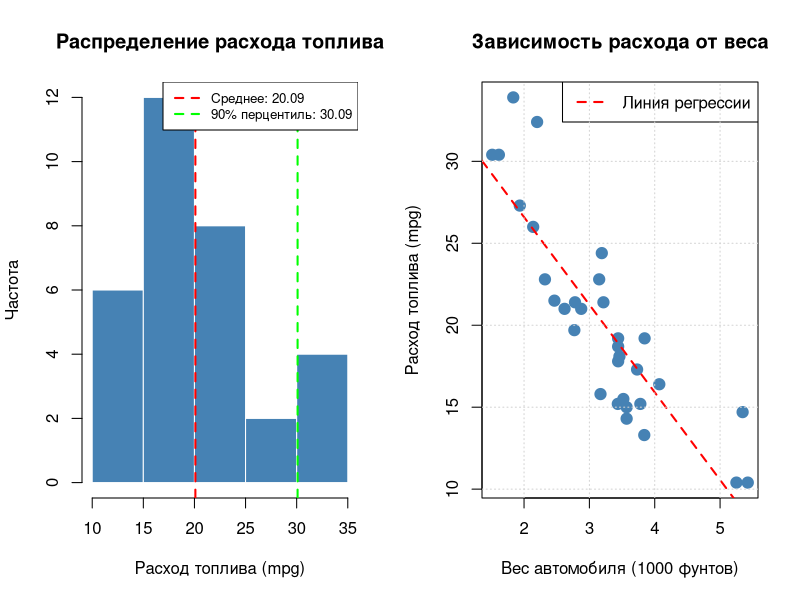
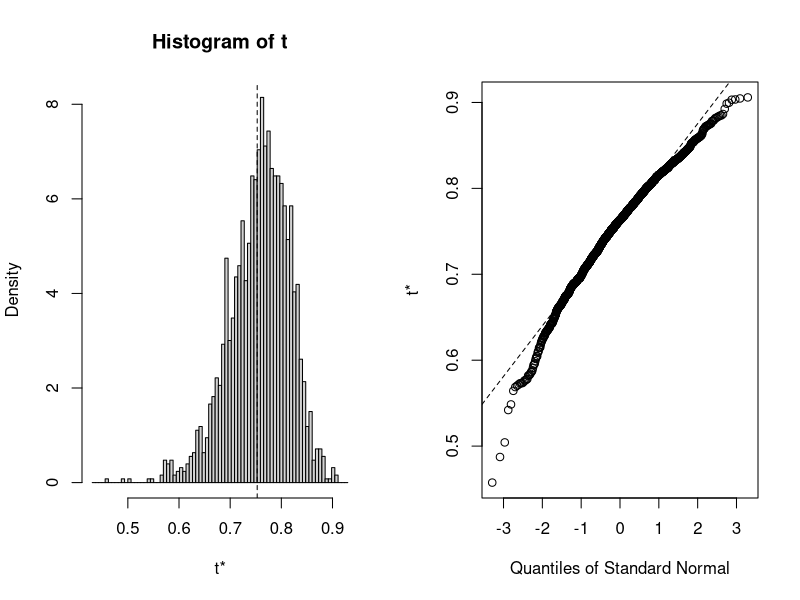

These figures' R source, in order:
## ---- chunk 1
knitr::opts_chunk$set(echo = TRUE, warning = FALSE, message = FALSE)
set.seed(42)
library(boot)
## ---- chunk 2
# Загрузка и просмотр данных
data(mtcars)
cat("Размер датасета:", nrow(mtcars), "строк,", ncol(mtcars), "столбцов\n")
head(mtcars)
## ---- chunk 3
summary(mtcars$mpg)
cat("\n90-й перцентиль mpg:", quantile(mtcars$mpg, 0.9))
## ---- chunk 4
par(mfrow = c(1, 2))

# Гистограмма mpg
hist(mtcars$mpg,
   breaks = 8, col = "steelblue", border = "white",
   main = "Распределение расхода топлива",
   xlab = "Расход топлива (mpg)", ylab = "Частота"
)
abline(v = mean(mtcars$mpg), col = "red", lwd = 2, lty = 2)
abline(v = quantile(mtcars$mpg, 0.9), col = "green", lwd = 2, lty = 2)
legend("topright", legend = c(
   sprintf("Среднее: %.2f", mean(mtcars$mpg)),
   sprintf("90%% перцентиль: %.2f", quantile(mtcars$mpg, 0.9))
), col = c("red", "green"), lty = 2, lwd = 2, cex = 0.8)

# Диаграмма рассеяния
plot(mtcars$wt, mtcars$mpg,
   pch = 19, col = "steelblue", cex = 1.5,
   main = "Зависимость расхода от веса",
   xlab = "Вес автомобиля (1000 фунтов)", ylab = "Расход топлива (mpg)"
)
abline(lm(mpg ~ wt, data = mtcars), col = "red", lwd = 2, lty = 2)
legend("topright", legend = "Линия регрессии", col = "red", lty = 2, lwd = 2)
grid()
## ---- chunk 5
library(boot)
set.seed(42)

# Функция для вычисления R²
rsq_function <- function(formula, data, indices) {
   d <- data[indices, ]
   fit <- lm(formula, data = d)
   return(summary(fit)$r.square)
}

# Исходная регрессия
original_fit <- lm(mpg ~ wt, data = mtcars)
original_rsq <- summary(original_fit)$r.squared
cat("Исходный R²:", round(original_rsq, 4), "\n")

# Бутстрап
B <- 2000
reps <- boot(data = mtcars, statistic = rsq_function, R = B, formula = mpg ~ wt)
print(reps)
## ---- chunk 6
par(mfrow = c(1, 2))
plot(reps)
## ---- chunk 7
ci_result <- boot.ci(reps, type = c("norm", "basic", "perc", "bca"))
print(ci_result)
## ---- chunk 8
sessionInfo()
